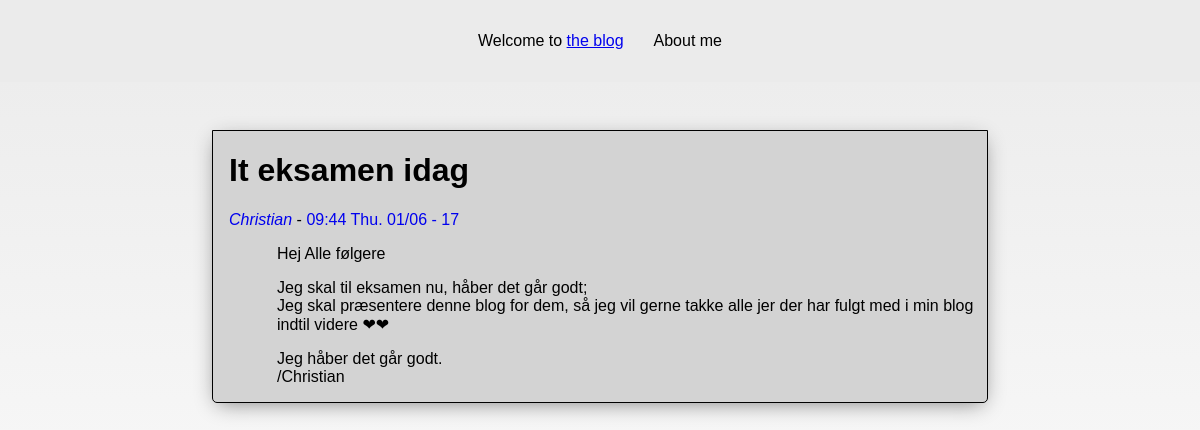
The page /post/7/it_exam on the database its author committed.
### back/models.py (models this page shows, shortened)
class Post(models.Model):
    postId = models.AutoField(primary_key=True)
    title = models.CharField(max_length=255)
    shortTitle = models.CharField(max_length=20)
    created = models.DateTimeField(editable=False)
    published=models.DateTimeField()
    body = models.TextField()
    shortBody = models.TextField(blank=True);
    author=models.ForeignKey('Author', on_delete=models.CASCADE, blank=True, default=1)
    class Meta:
        verbose_name = "Post"
        verbose_name_plural = "Posts"
        ordering = ['-published']

class Author(models.Model):
    name = models.CharField(max_length=100) #Fulde navn
    description = models.TextField(blank=True) #En personlig beskrivelse
    latest = models.IntegerField(blank=True, null=True) #Postid af den seneste indlæg
    class Meta:
        verbose_name = 'Author'
        verbose_name_plural = 'Authors'

### blog/views.py (the view)
# urls.py: url(r'^post/([\w ]+)/.*', views.post),
def post(request, id):
    try:
        id = int(id)#page is passed as a string
        post = models.Post.objects.get(postId=id)
    except Exception as e:
        return HttpResponse("Post not found, or has not been created yet")
    return render(request, 'post.html', {'post':post})

### blog/templates/post.html (shortened to what this page needs)
{% extends "masterview.html" %}
{%block content%}
<div id="post">
<h1>{{post.title}}</h1>
<span class='byline'><a href="/author/{{post.author.id}}"><i class="postAuthor">{{post.author.name}}</i></a> - <a href="/post/{{post.postId}}/{{post.shortTitle}}">{{ post.published|date:"H:i D. d/m - y" }}</a> </span>
<div class="postBody">{{post.body|linebreaks}}</div>
</div>
{%endblock%}

### blog/static/css/style.css (style rules this page uses)
html { height: 100% }
body { margin: 0; background: linear-gradient(to bottom, #ebebeb, white); height: 100%; overflow-x: hidden; background-repeat: no-repeat; font-family: sans-serif; }

### blog/templates/post.html (style rules this page uses)
#post { border: 1px solid black; margin: 2em; padding-left: 1em; background-color: lightgray; box-shadow: 0px 5px 20px -5px gray; border-bottom-left-radius: 5px; border-bottom-right-radius: 5px; }
#post a { text-decoration: none; }
#post p { margin-left: 3em; }

### rows shown on the page
Post: title "It eksamen idag", author.name "Christian", published "09:44 Thu. 01/06 - 17", body "Hej Alle følgere Jeg skal til eksamen nu, håber det går godt; Jeg skal præsentere denne blog for dem, så jeg vil gerne takke alle jer der har fulgt med i min blog indtil videre ❤❤ Jeg håber det går godt. /Christian"
